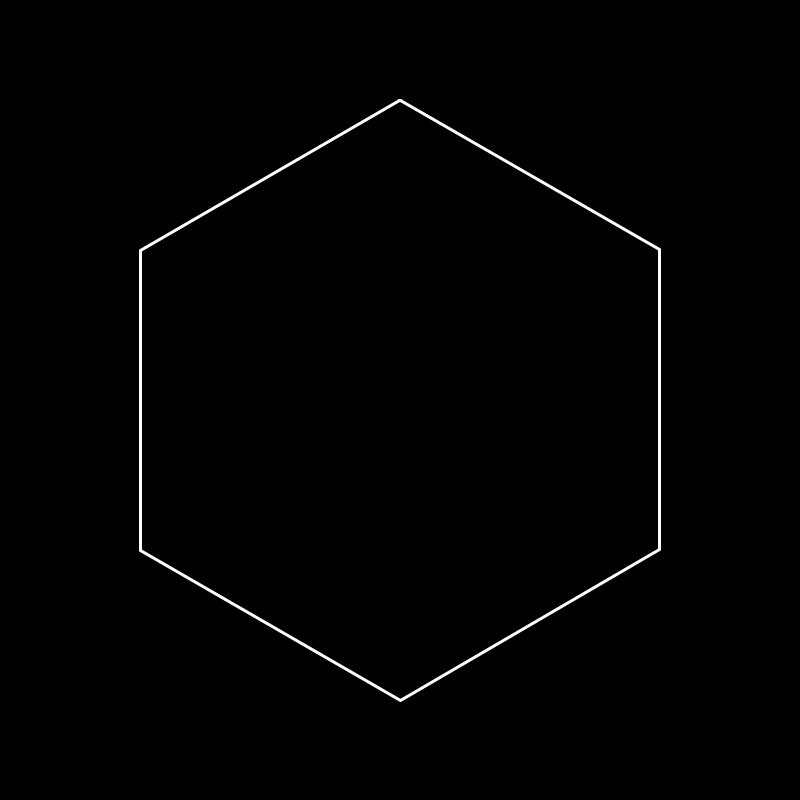
Frame 1 (no input)
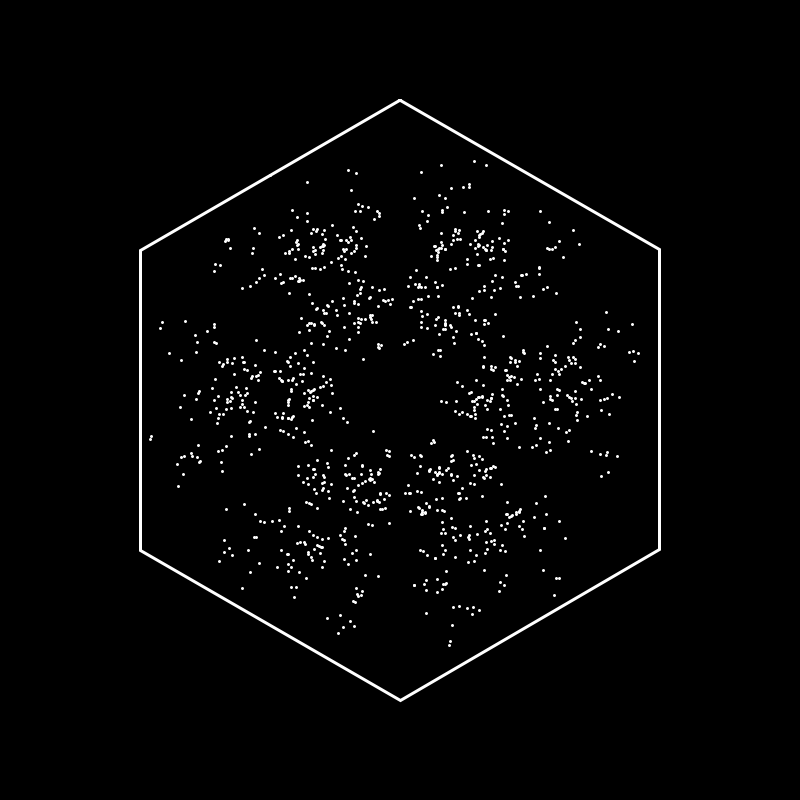
Frame 60 (the mouse pressed at the canvas centre just before this capture)
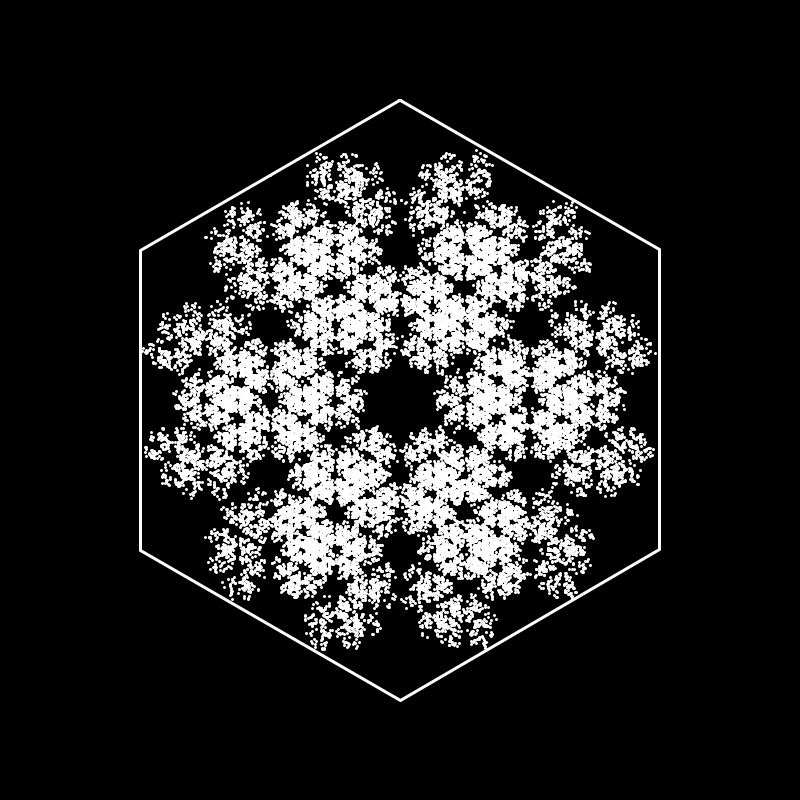
Frame 120 (the mouse held since frame 60 and released just before this capture)

The Processing sketch that drew these frames (run headless with seeded random() and noise(); from frame 60 on, the mouse is pressed at the canvas centre):

// Processing sketch: Choas_Fractal_Hexagon_Different_Point
// ── Choas_Fractal_Hexagon_Different_Point.pde
int npoints = 6;
float lx; //last x
float ly; //last y
float[][] polygon;
int amount = 1;
int rand = 0;
int lrand= 1;

void setup() {
  background(0);
  size(800,800);
  noFill();
  stroke(255);
  strokeWeight(3);
  polygon = new float[npoints+1][2];
  polygon(400, 400, 300, npoints);
  delay(2000);
  randomPoint();
}

void draw() {
  for (int i = 0; i < amount; i++) {
    midway();
  }
  if (int(random(10)) == 1) {
    amount *= 2;
  }
}

void randomPoint() {
  lx = polygon[0][0];
  ly = polygon[0][1];
  
  point(lx ,ly); 
}

void midway() {
  while (rand == lrand) {
    rand = int(random(npoints));
  }
  lrand = rand;
  float tempx = polygon[rand][0];
  float tempy = polygon[rand][1];
  
  float newx = (lx+tempx)/2;
  float newy = (ly+tempy)/2;
  
  point(lx,ly);
  lx = newx;
  ly = newy;
}

void polygon(float x, float y, float radius, int npoints) {
  float angle = TWO_PI / npoints;
  int step = 0;
  beginShape();
  for (float a = 0; a < TWO_PI; a += angle) {
    float sx = x + sin(a+PI) * radius;
    float sy = y + cos(a+PI) * radius;
    vertex(sx, sy);
    polygon[step][0] = sx;
    polygon[step][1] = sy;
    step++;
  }
  endShape(CLOSE);
}
